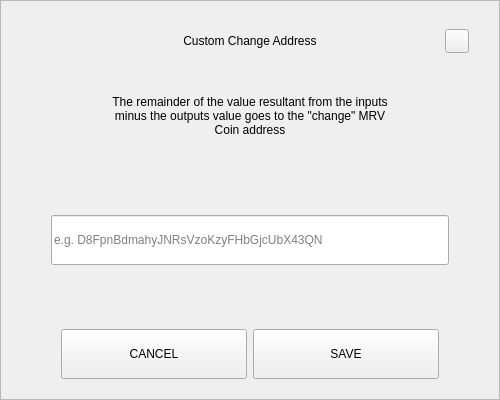
<?xml version="1.0" encoding="UTF-8"?>
<ui version="4.0">
 <class>SendChangeAddressDialog</class>
 <widget class="QDialog" name="SendChangeAddressDialog">
  <property name="geometry">
   <rect>
    <x>0</x>
    <y>0</y>
    <width>500</width>
    <height>400</height>
   </rect>
  </property>
  <property name="windowTitle">
   <string>Dialog</string>
  </property>
  <layout class="QVBoxLayout" name="verticalLayout">
   <property name="spacing">
    <number>0</number>
   </property>
   <property name="leftMargin">
    <number>0</number>
   </property>
   <property name="topMargin">
    <number>0</number>
   </property>
   <property name="rightMargin">
    <number>0</number>
   </property>
   <property name="bottomMargin">
    <number>0</number>
   </property>
   <item>
    <widget class="QFrame" name="frame">
     <property name="styleSheet">
      <string notr="true"/>
     </property>
     <property name="frameShape">
      <enum>QFrame::StyledPanel</enum>
     </property>
     <property name="frameShadow">
      <enum>QFrame::Raised</enum>
     </property>
     <layout class="QVBoxLayout" name="verticalLayout_2" stretch="0,0,0,0,0,0,0">
      <property name="spacing">
       <number>0</number>
      </property>
      <property name="leftMargin">
       <number>30</number>
      </property>
      <property name="topMargin">
       <number>20</number>
      </property>
      <property name="rightMargin">
       <number>30</number>
      </property>
      <property name="bottomMargin">
       <number>20</number>
      </property>
      <item>
       <layout class="QHBoxLayout" name="horizontalLayout_3">
        <property name="spacing">
         <number>0</number>
        </property>
        <item>
         <spacer name="horizontalSpacer_2">
          <property name="orientation">
           <enum>Qt::Horizontal</enum>
          </property>
          <property name="sizeHint" stdset="0">
           <size>
            <width>40</width>
            <height>20</height>
           </size>
          </property>
         </spacer>
        </item>
        <item>
         <widget class="QLabel" name="labelTitle">
          <property name="minimumSize">
           <size>
            <width>0</width>
            <height>40</height>
           </size>
          </property>
          <property name="maximumSize">
           <size>
            <width>16777215</width>
            <height>40</height>
           </size>
          </property>
          <property name="styleSheet">
           <string notr="true">padding-left:24px;</string>
          </property>
          <property name="text">
           <string>Custom Change Address</string>
          </property>
          <property name="alignment">
           <set>Qt::AlignCenter</set>
          </property>
          <property name="margin">
           <number>7</number>
          </property>
         </widget>
        </item>
        <item>
         <spacer name="horizontalSpacer">
          <property name="orientation">
           <enum>Qt::Horizontal</enum>
          </property>
          <property name="sizeHint" stdset="0">
           <size>
            <width>40</width>
            <height>20</height>
           </size>
          </property>
         </spacer>
        </item>
        <item>
         <widget class="QPushButton" name="btnEsc">
          <property name="minimumSize">
           <size>
            <width>24</width>
            <height>24</height>
           </size>
          </property>
          <property name="maximumSize">
           <size>
            <width>24</width>
            <height>24</height>
           </size>
          </property>
          <property name="focusPolicy">
           <enum>Qt::NoFocus</enum>
          </property>
          <property name="text">
           <string/>
          </property>
         </widget>
        </item>
       </layout>
      </item>
      <item>
       <spacer name="verticalSpacer_2">
        <property name="orientation">
         <enum>Qt::Vertical</enum>
        </property>
        <property name="sizeType">
         <enum>QSizePolicy::Fixed</enum>
        </property>
        <property name="sizeHint" stdset="0">
         <size>
          <width>20</width>
          <height>20</height>
         </size>
        </property>
       </spacer>
      </item>
      <item alignment="Qt::AlignHCenter">
       <widget class="QLabel" name="labelMessage">
        <property name="minimumSize">
         <size>
          <width>0</width>
          <height>70</height>
         </size>
        </property>
        <property name="text">
         <string>The remainder of the value resultant from the inputs minus the outputs value goes to the &quot;change&quot; MRV Coin address</string>
        </property>
        <property name="alignment">
         <set>Qt::AlignCenter</set>
        </property>
        <property name="wordWrap">
         <bool>true</bool>
        </property>
       </widget>
      </item>
      <item>
       <spacer name="verticalSpacer_3">
        <property name="orientation">
         <enum>Qt::Vertical</enum>
        </property>
        <property name="sizeHint" stdset="0">
         <size>
          <width>20</width>
          <height>40</height>
         </size>
        </property>
       </spacer>
      </item>
      <item>
       <layout class="QHBoxLayout" name="horizontalLayout_2">
        <property name="spacing">
         <number>0</number>
        </property>
        <property name="leftMargin">
         <number>20</number>
        </property>
        <property name="rightMargin">
         <number>20</number>
        </property>
        <item>
         <widget class="QLineEdit" name="lineEditAddress">
          <property name="minimumSize">
           <size>
            <width>0</width>
            <height>50</height>
           </size>
          </property>
          <property name="placeholderText">
           <string notr="true">e.g. D8FpnBdmahyJNRsVzoKzyFHbGjcUbX43QN</string>
          </property>
         </widget>
        </item>
       </layout>
      </item>
      <item>
       <spacer name="verticalSpacer">
        <property name="orientation">
         <enum>Qt::Vertical</enum>
        </property>
        <property name="sizeHint" stdset="0">
         <size>
          <width>20</width>
          <height>40</height>
         </size>
        </property>
       </spacer>
      </item>
      <item>
       <layout class="QHBoxLayout" name="horizontalLayout" stretch="2,2">
        <property name="spacing">
         <number>6</number>
        </property>
        <property name="leftMargin">
         <number>30</number>
        </property>
        <property name="rightMargin">
         <number>30</number>
        </property>
        <item>
         <widget class="QPushButton" name="btnCancel">
          <property name="minimumSize">
           <size>
            <width>180</width>
            <height>50</height>
           </size>
          </property>
          <property name="focusPolicy">
           <enum>Qt::NoFocus</enum>
          </property>
          <property name="text">
           <string>CANCEL</string>
          </property>
         </widget>
        </item>
        <item>
         <widget class="QPushButton" name="btnSave">
          <property name="minimumSize">
           <size>
            <width>180</width>
            <height>50</height>
           </size>
          </property>
          <property name="focusPolicy">
           <enum>Qt::NoFocus</enum>
          </property>
          <property name="text">
           <string>SAVE</string>
          </property>
         </widget>
        </item>
       </layout>
      </item>
     </layout>
    </widget>
   </item>
  </layout>
 </widget>
 <resources/>
 <connections/>
</ui>
